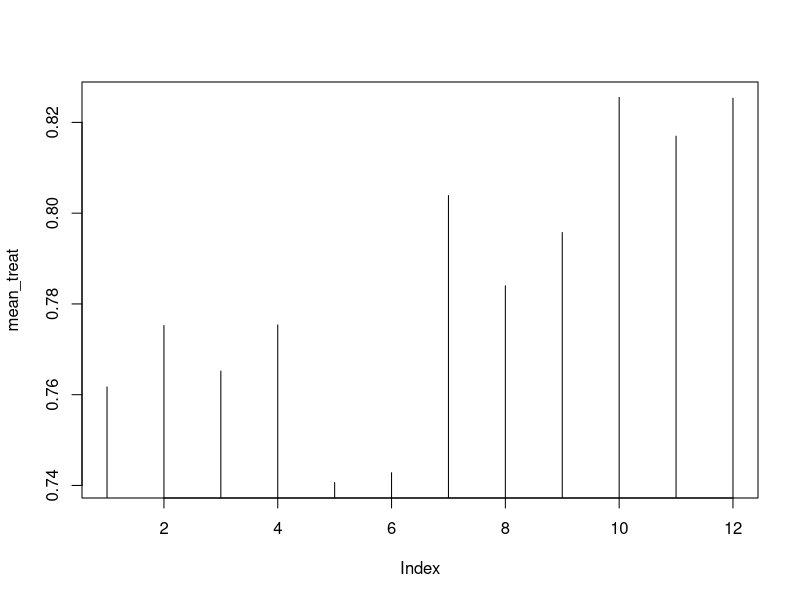
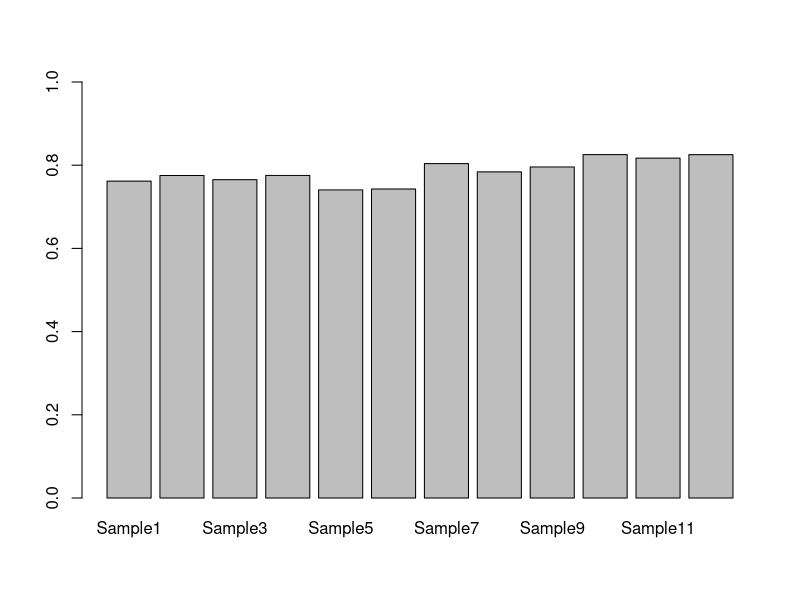
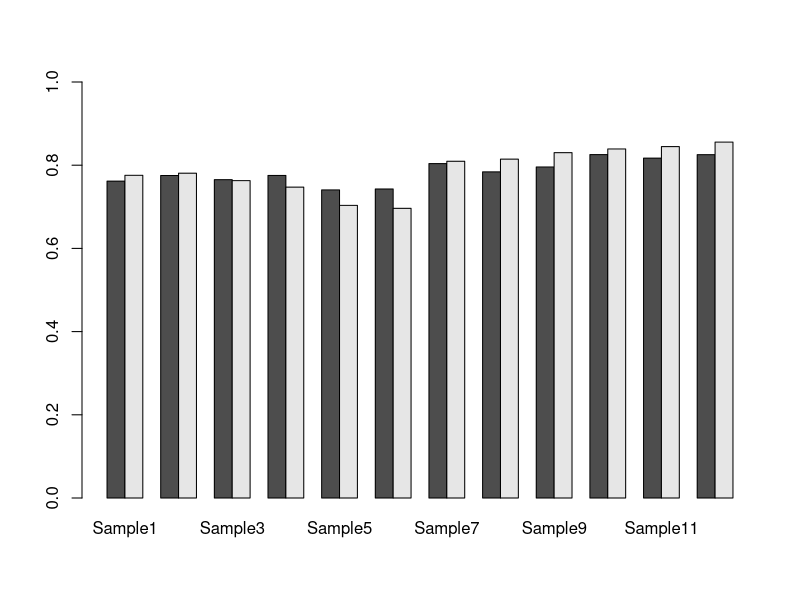
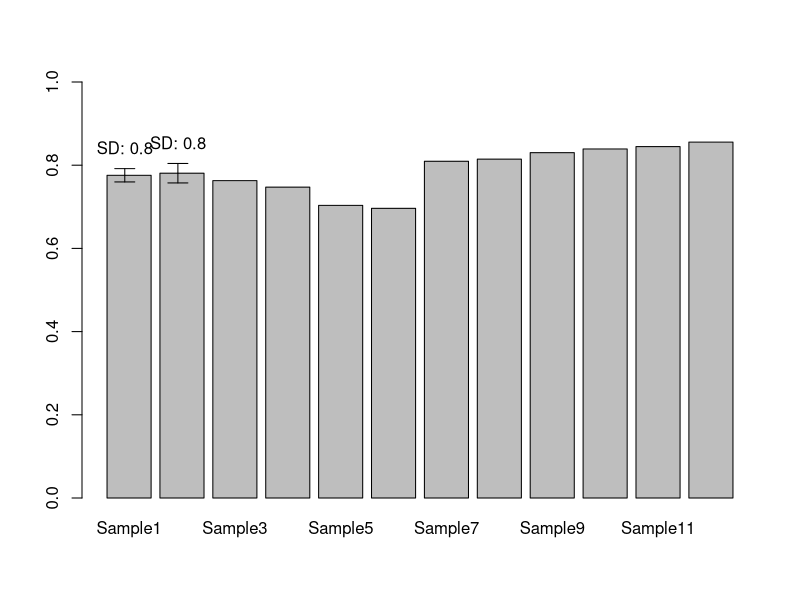
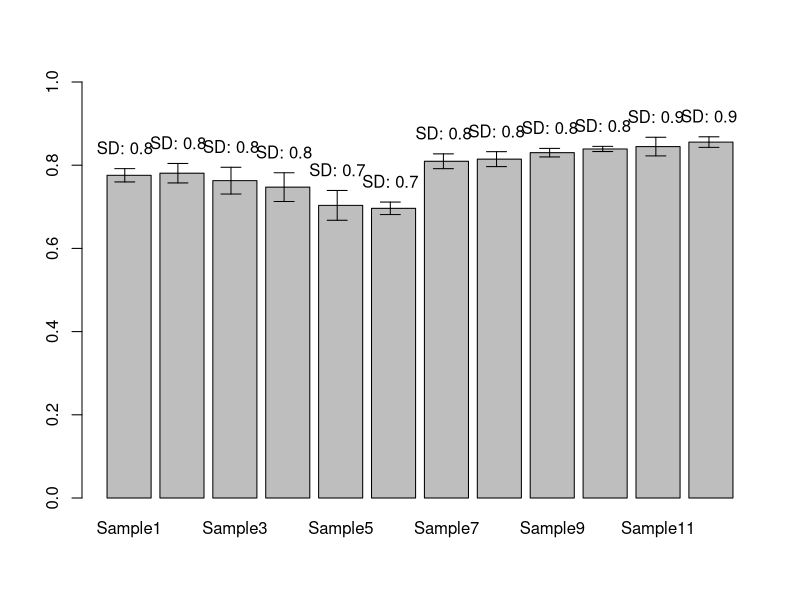

Recreate these plots in R, in order.
## ---- chunk 1
library(readxl)
mydata <- read_excel("Rprog04-fl.xls", sheet=2, skip = 6, col_names=F)

myod <- as.data.frame(mydata[1:8, ])
mygfp <- as.data.frame(mydata[12:21, ])
## ---- chunk 2
myod[,1] <- as.numeric(myod[,1])
mygfp[,1] <- as.numeric(mygfp[,1])
## ---- chunk 3
myod_treat <- myod[2:4,]
myod_control <- myod[5:7,]

sample_names <- paste("Sample", c(1:12), sep="")
replicate_labels <- paste("Rep", c(1:3), sep="")

rownames(myod_treat) <- replicate_labels
colnames(myod_treat) <- sample_names
rownames(myod_control) <- replicate_labels 
colnames(myod_control) <- sample_names

mean_treat <- colMeans(myod_treat)
mean_control <- colMeans(myod_control)
## ---- chunk 4
apply(myod_control, 1, mean)
apply(myod_control, 2, mean)

apply(myod_control, 2, function(x){ 
  xmean <- mean(x) 
  return(xmean)
  })

apply(myod_control, 2, sd)
## ---- chunk 5
plot(mean_treat, type="h")
barplot(mean_treat, ylim=c(0,1))
mean_test <- data.frame(mean_treat, mean_control)
barplot(t(mean_test), ylim=c(0,1), beside=T)
## ---- chunk 6
## excercise 3-2 
mysd <- function(x){
  xmean <- sum(x)/length(x)
  tmpdif <- x-xmean
  xvar <- sum(tmpdif^2)/(length(x)-1)
  xsd <- sqrt(xvar)
  return(xsd)
}

x <- sample(1:100, 10)
mysd(x)
sd(x)
## ---- chunk 7
## Exercise 3-3) barplot with sd

control_mean <- apply(myod_control, 2, function(x){mean(x)})
control_sd <- apply(myod_control, 2, mysd)

barplot(control_mean, width=0.83, space=0.2, col="gray", ylim=c(0,1))

arrows(0.5, control_mean[1], 0.5, control_mean[1]+control_sd[1], length=0.1, angle=90)
arrows(0.5, control_mean[1], 0.5, control_mean[1]-control_sd[1], length=0.1, angle=90)
lab <- paste("SD:", round(control_mean[1]+control_sd[1],1))
text(0.5, control_mean[1]+control_sd[1]+0.05, labels = lab)

arrows(1.5, control_mean[2], 1.5, control_mean[2]+control_sd[2], length=0.1, angle=90)
arrows(1.5, control_mean[2], 1.5, control_mean[2]-control_sd[2], length=0.1, angle=90)
lab <- paste("SD:", round(control_mean[2]+control_sd[2],1))
text(1.5, control_mean[2]+control_sd[2]+0.05, labels = lab)

## ---- chunk 8
## Exercise 3-4) barplot with sd using for
barplot(control_mean, width=0.83, space=0.2, col="gray", ylim=c(0,1))
for(i in 1:length(control_mean)){
  xpos <- 0.5+i-1
  arrows(xpos, control_mean[i], xpos, control_mean[i]+control_sd[i], length=0.1, angle=90)
  arrows(xpos, control_mean[i], xpos, control_mean[i]-control_sd[i], length=0.1, angle=90)
  lab <- paste("SD:", round(control_mean[i]+control_sd[i],1))
  text(xpos, control_mean[i]+control_sd[i]+0.05, labels = lab)
}

